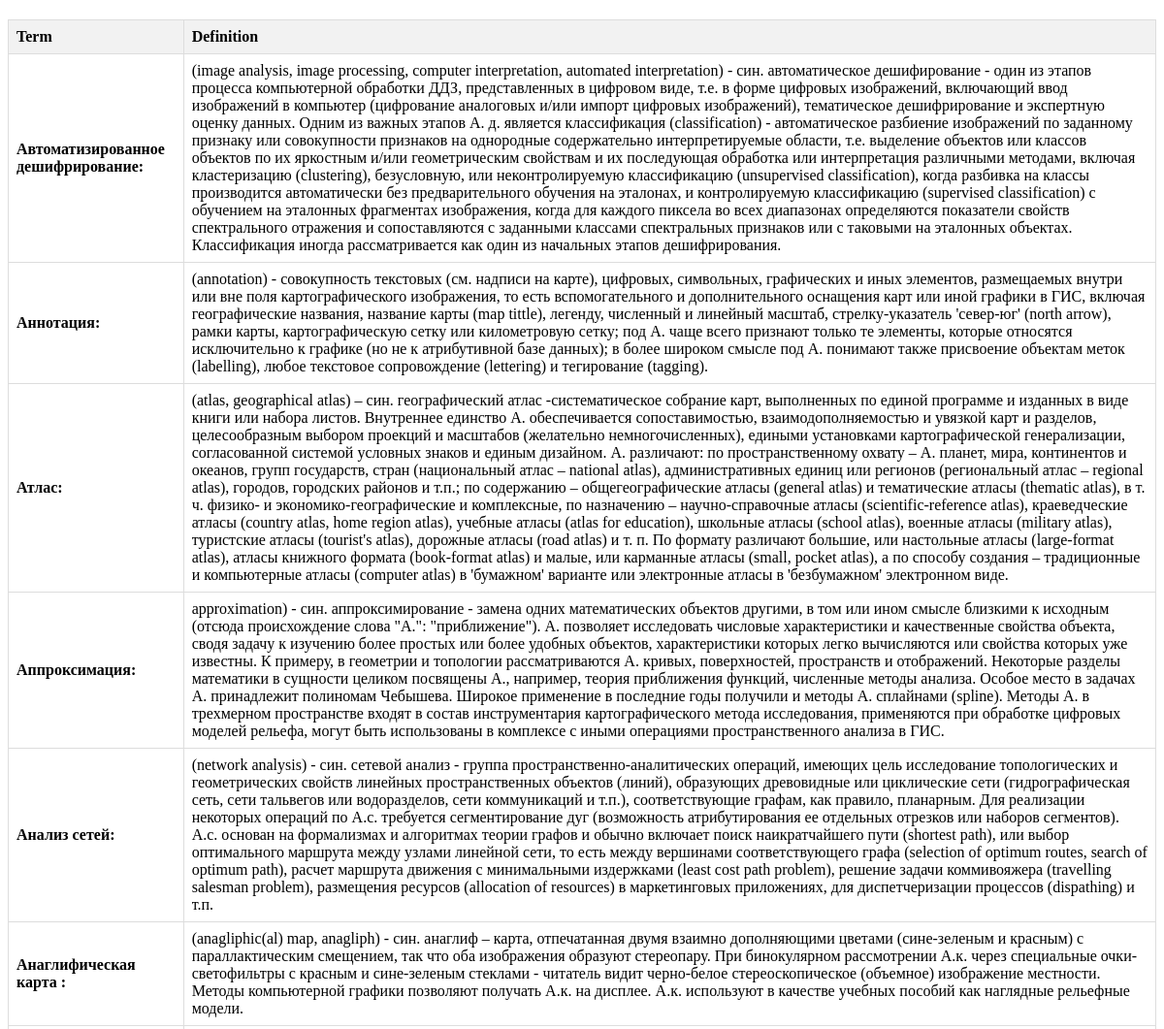
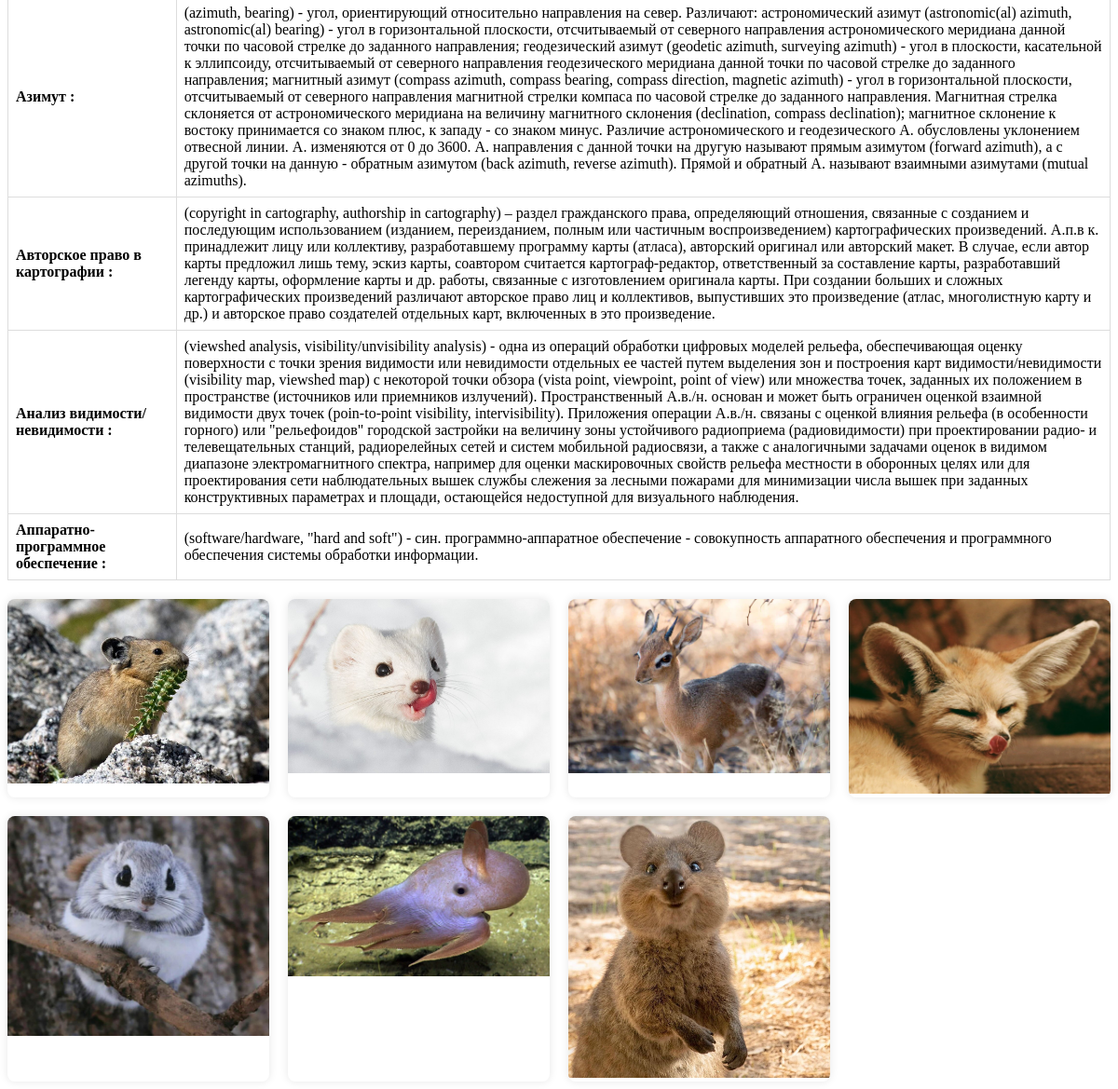
The page / on the database its author committed (2 pictures, top to bottom).
### tables this page shows
CREATE TABLE `terms` (
  `id` int(11) NOT NULL,
  `name` varchar(255) NOT NULL,
  `definition` varchar(2048) NOT NULL
);

CREATE TABLE `images` (
  `id` int(11) NOT NULL,
  `src` varchar(255) NOT NULL,
  `title` varchar(255) NOT NULL
);

### index.php (the view, shortened to what this page needs)
<!DOCTYPE html>
<html lang="en">
<head>
    <link rel="stylesheet" href="style.css" />
    <?php include("db.php"); ?>
</head>
<body>
    <section>
        <table>
            <thead>
                <tr>
                    <th>Term</th>
                    <th>Definition</th>
                </tr>
            </thead>
            <tbody>
                <?php
                $result = mysqli_query($mysql, "SELECT * FROM `terms`");
                while ($row = mysqli_fetch_assoc($result)) {
                    ?>
                    <tr>
                        <td>
                            <span class="definition">
                                <?php echo $row['name'] ?>:
                            </span>
                        </td>
                        <td>
                            <?php echo $row['definition'] ?>
                        </td>
                    </tr>
                <?php } ?>
            </tbody>
        </table>
    </section>
    <section>
        <div class="image-grid">
            <?php
            $result = mysqli_query($mysql, "SELECT * FROM `images`");
            while ($row = mysqli_fetch_assoc($result)) {
                ?>
                <a href="#" title="<?php echo $row['title'] ?>">
                    <img src="images/<?php echo $row['src'] ?>" alt="Image" />
                </a>
            <?php } ?>
        </div>
    </section>
</body>
</html>

### style.css (style rules this page uses)
table { width: 100%; border-collapse: collapse; margin-top: 20px; }
th, td { border: 1px solid #ddd; padding: 8px; text-align: left; }
th { background-color: #f2f2f2; }
.definition { font-weight: bold; }
.image-grid { display: grid; grid-template-columns: repeat(auto-fill, minmax(250px, 1fr)); gap: 20px; margin-top: 20px; }
.image-grid a { display: block; text-decoration: none; border-radius: 8px; overflow: hidden; box-shadow: 0 0 10px rgba(0, 0, 0, 0.1); transition: transform 0.3s ease-in-out; }
.image-grid img { width: 100%; height: auto; }

### rows shown on the page
terms: name "Автоматизированное дешифрирование", definition "(image analysis, image processing, computer interpretation, automated interpretation) - син. автоматическое дешифирование - один из этапов процесса компьютерной обработки ДДЗ, представленных в цифровoм виде, т.е. в форме цифровых изображений, включающий ввод изображений в компьютер (цифрование аналоговых и/или импорт цифровых изображений), тематическое дешифрирование и экспертную оценку данных. Одним из важных этапов А. д. является классификация (classification) - автоматическое разбиение изображений по заданному признаку или совокупности признаков на однородные содержательно интерпретируемые области, т.е. выделение объектов или классов объектов по их яркостным и/или геометрическим…"
terms: name "Аннотация", definition "(annotation) - совокупность текстовых (см. надписи на карте), цифровых, символьных, графических и иных элементов, размещаемых внутри или вне поля картографического изображения, то есть вспомогательного и дополнительного оснащения карт или иной графики в ГИС, включая географические названия, название карты (map tittle), легенду, численный и линейный масштаб, стрелку-указатель 'север-юг' (north arrow), рамки карты, картографическую сетку или километровую сетку; под А. чаще всего признают только те элементы, которые относятся исключительно к графике (но не к атрибутивной базе данных); в более широком смысле под А. понимают также присвоение объектам меток (labelling), любое текстовое…"
terms: name "Атлас", definition "(atlas, geographical atlas) – син. географический атлас -систематическое собрание карт, выполненных по единой программе и изданных в виде книги или набора листов. Внутреннее единство А. обеспечивается сопоставимостью, взаимодополняемостью и увязкой карт и разделов, целесообразным выбором проекций и масштабов (желательно немногочисленных), едиными установками картографической генерализации, согласованной системой условных знаков и единым дизайном. А. различают: по пространственному охвату – А. планет, мира, континентов и океанов, групп государств, стран (национальный атлас – national atlas), административных единиц или регионов (региональный атлас – regional atlas), городов, городских…"
terms: name "Аппроксимация", definition "approximation) - син. аппроксимирование - замена одних математических объектов другими, в том или ином смысле близкими к исходным (отсюда происхождение слова \"А.\": \"приближение\"). А. позволяет исследовать числовые характеристики и качественные свойства объекта, сводя задачу к изучению более простых или более удобных объектов, характеристики которых легко вычисляются или свойства которых уже известны. К примеру, в геометрии и топологии рассматриваются А. кривых, поверхностей, пространств и отображений. Некоторые разделы математики в сущности целиком посвящены А., например, теория приближения функций, численные методы анализа. Особое место в задачах А. принадлежит полиномам Чебышева. Широкое…"
terms: name "Анализ сетей", definition "(network analysis) - син. сетевой анализ - группа пространственно-аналитических операций, имеющих цель исследование топологических и геометрических свойств линейных пространственных объектов (линий), образующих древовидные или циклические сети (гидрографическая сеть, сети тальвегов или водоразделов, сети коммуникаций и т.п.), соответствующие графам, как правило, планарным. Для реализации некоторых операций по А.с. требуется сегментирование дуг (возможность атрибутирования ее отдельных отрезков или наборов сегментов). А.с. основан на формализмах и алгоритмах теории графов и обычно включает поиск наикратчайшего пути (shortest path), или выбор оптимального маршрута между узлами линейной сети,…"
terms: name "Анаглифическая карта", definition "(anagliphic(al) map, anagliph) - син. анаглиф – карта, отпечатанная двумя взаимно дополняющими цветами (сине-зеленым и красным) с параллактическим смещением, так что оба изображения образуют стереопару. При бинокулярном рассмотрении А.к. через специальные очки-светофильтры с красным и сине-зеленым стеклами - читатель видит черно-белое стереоскопическое (объемное) изображение местности. Методы компьютерной графики позволяют получать А.к. на дисплее. А.к. используют в качестве учебных пособий как наглядные рельефные модели."
terms: name "Азимут", definition "(azimuth, bearing) - угол, ориентирующий относительно направления на север. Различают: астрономический азимут (astronomic(al) azimuth, astronomic(al) bearing) - угол в горизонтальной плоскости, отсчитываемый от северного направления астрономического меридиана данной точки по часовой стрелке до заданного направления; геодезический азимут (geodetic azimuth, surveying azimuth) - угол в плоскости, касательной к эллипсоиду, отсчитываемый от северного направления геодезического меридиана данной точки по часовой стрелке до заданного направления; магнитный азимут (compass azimuth, compass bearing, compass direction, magnetic azimuth) - угол в горизонтальной плоскости, отсчитываемый от северного…"
terms: name "Авторское право в картографии", definition "(copyright in cartography, authorship in cartography) – раздел гражданского права, определяющий отношения, связанные с созданием и последующим использованием (изданием, переизданием, полным или частичным воспроизведением) картографических произведений. А.п.в к. принадлежит лицу или коллективу, разработавшему программу карты (атласа), авторский оригинал или авторский макет. В случае, если автор карты предложил лишь тему, эскиз карты, соавтором считается картограф-редактор, ответственный за составление карты, разработавший легенду карты, оформление карты и др. работы, связанные с изготовлением оригинала карты. При создании больших и сложных картографических произведений различают авторское…"
terms: name "Анализ видимости/невидимости", definition "(viewshed analysis, visibility/unvisibility analysis) - одна из операций обработки цифровых моделей рельефа, обеспечивающая оценку поверхности с точки зрения видимости или невидимости отдельных ее частей путем выделения зон и построения карт видимости/невидимости (visibility map, viewshed map) с некоторой точки обзора (vista point, viewpoint, point of view) или множества точек, заданных их положением в пространстве (источников или приемников излучений). Пространственный А.в./н. основан и может быть ограничен оценкой взаимной видимости двух точек (poin-to-point visibility, intervisibility). Приложения операции А.в./н. связаны с оценкой влияния рельефа (в особенности горного) или…"
terms: name "Аппаратно-программное обеспечение", definition "(software/hardware, \"hard and soft\") - син. программно-аппаратное обеспечение - совокупность аппаратного обеспечения и программного обеспечения системы обработки информации."
images: src (picture)
images: src (picture)
images: src (picture)
images: src (picture)
images: src (picture)
images: src (picture)
images: src (picture)
